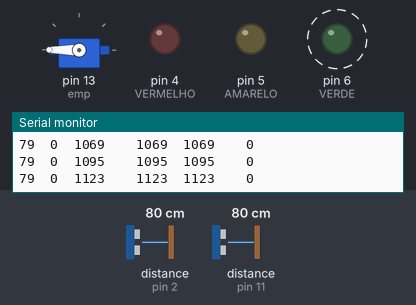
Recording of a sketch running on a simulated Arduino Uno, built with avr-gcc and run on an emulated ATmega328P. On the bench: servo, output pins drawn as LEDs (lit = HIGH), the last lines printed to the serial monitor. Wiring (inferred from the names in the program): ultrasonic range finder: trigger pin 12; echo pin 11. Dashed ring = blinking. Inputs (shaded band) come from the test bench; at power-on: distance to the obstacle (sensors on pin 2, pin 11) 80 cm. The echo pulse lasts 58.3 µs per cm; pins used as bus, display or sensor lines are not drawn.

Above: at 1.2 s.
1.3 s: distance to the obstacle (sensor on pin 2) set to 2 cm
At 6.6 s:
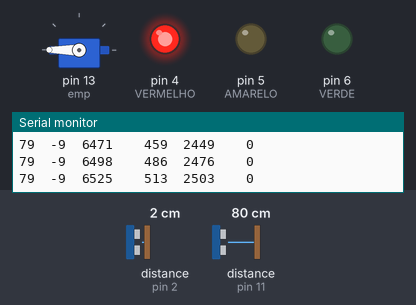
7.6 s: distance to the obstacle (sensor on pin 11) set to 29 cm
17.3 s: distance to the obstacle (sensor on pin 11) set to 25 cm
At 17.6 s:
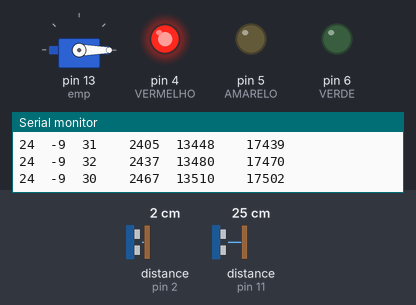
18.8 s: distance to the obstacle (sensor on pin 11) set to 35 cm
At 24.0 s:
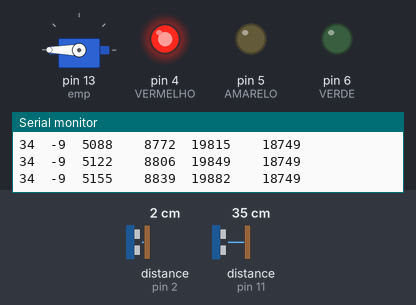
24.3 s: distance to the obstacle (sensor on pin 2) set to 15 cm
34.0 s: distance to the obstacle (sensor on pin 2) set to 19 cm
At 38.0 s:
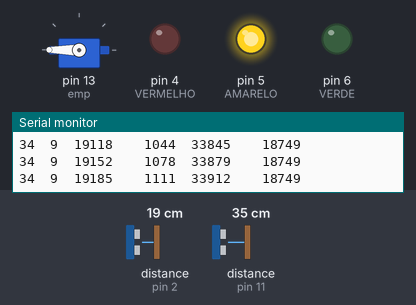
Timing chart, 0 to 39.4 s (numbered marks = the images above; inputs shaded):
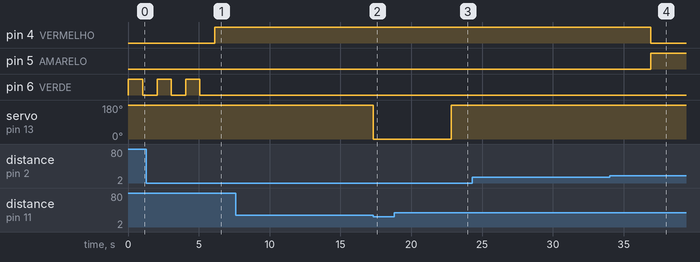

Measured:
- the behaviour switches between 27 and 26 cm on distance to the obstacle (sensor on pin 11) (found by bisection; images 1 and 2)
- the behaviour switches between 17 and 18 cm on distance to the obstacle (sensor on pin 2) (found by bisection; images 3 and 4)
- after the input at 1.3 s, pin 4 (VERMELHO): LOW → HIGH after 4.8 s
- after the input at 17.3 s, servo on pin 13 (emp): 180° → 0° at once
- after the input at 18.8 s, servo on pin 13 (emp): 0° → 180° after 4.0 s
- after the input at 34.0 s, pin 4 (VERMELHO): HIGH → LOW after 2.9 s; pin 5 (AMARELO): LOW → HIGH after 2.9 s
- by itself, pin 6 (VERDE): alternates HIGH for 0.99 s and LOW for 1.0 s, 4 changes in all, then stays LOW

The sketch:

lixeira.ino
```cpp
#include <Servo.h>

Servo emp;


int TRIG1= 12;
int ECHO1= 11;
int pinzinho=500;
int coisinha=2500;
int DURACAO1, DISTANCIA1;


unsigned long millisP, millisL, millisB;

unsigned long currentMillis;


int TRIG2= 3;
int ECHO2= 2;
int DURACAO2, DISTANCIA2;
float FUNDO = 25; // Onde seria o fundo do lixo, determinado pelo valor que DISTANCIA2 retorna quando a lixeira estiver vazia.
float centopor;


int VERDE= 6;
int AMARELO= 5;
int VERMELHO= 4;


void setup(){

	Serial.begin(9600);

	pinMode(TRIG1, OUTPUT);
	pinMode(ECHO1, INPUT);

	emp.attach(13,pinzinho,coisinha); //Servo motor no pino 13
	emp.write(180);

	pinMode(TRIG2, OUTPUT);
	pinMode(ECHO2, INPUT);

	pinMode(VERDE, OUTPUT);
	pinMode(AMARELO, OUTPUT);
	pinMode(VERMELHO, OUTPUT);

	digitalWrite(VERMELHO, LOW);
	digitalWrite(AMARELO, LOW);
	digitalWrite(VERDE, LOW);

	centopor = 0;


  	millisP = millis();
  	millisL = millis();
  	millisB = millis();

}

void portinhola(){

	digitalWrite(TRIG1, HIGH);
	digitalWrite(TRIG1, LOW);
	DURACAO1=pulseIn(ECHO1, HIGH);
	DISTANCIA1=DURACAO1/58.2;

	if (DISTANCIA1 <= 0)
	{								// Se ficar recebendo só 99 ou 98 de Distância,
		DISTANCIA1 = 98;					// significa que tem um problema de
	};								// mal contato com os sensores

	if (DISTANCIA1 >=150)
	{
		DISTANCIA1 = 150;
	};


	if (DISTANCIA1 <= 25)
	{
		emp.write(0); 										// ABRE A LIXEIRA,
		millisP = currentMillis; 							// RESETA O TIMER,

	} else if ( (currentMillis - millisP) >= 4000) 			// ESPERA 4 SEGUNDOS ENQUANTO NÃO TIVER NADA PERTO

	{
		emp.write(180);										// FECHA A LIXEIRA.
	};


}

void lixo(){


	if (DISTANCIA2 >= 331)
	{
		DISTANCIA2 = 101;
	};

	if ( (currentMillis - millisP) >= 6000)
	{

  		if ( (currentMillis - millisL) > 3000)
		{

			digitalWrite(TRIG2, HIGH);
	    	digitalWrite(TRIG2, LOW);
	    	DURACAO2=pulseIn(ECHO2, HIGH);
	    	DISTANCIA2=DURACAO2/58.2;

	    	DISTANCIA2 -= 10; // offset em cm pra determinar a altura onde seria o 100%. Quando maior o valor, menor a altura.


			// Faz uma porcentagem usando DISTANCIA2 e FUNDO, e inverte,
			//Assim, quanto mais perto do sensor, maior a porcentagem
			centopor = 100 - constrain( ((DISTANCIA2 * 100) / FUNDO), 0, 100);


			// PLACEHOLDER ATÉ O APLICATIVO FICAR PRONTO
			// 		V V V V V


			if (centopor < 70)
			{
				for (int loop = 0; loop<=10; loop++) { Serial.println(); };

				Serial.print("lixeira: ");
				Serial.print(int(centopor));
				Serial.println("% cheia");

			} else
			{
				for (int loop = 0; loop<=10; loop++) { Serial.println(); };

				Serial.print("!!!ALERTA!!!");
				Serial.print("\t");
				Serial.println("!!!LIXEIRA CHEIA!!!");

				Serial.print("lixeira: ");
				Serial.print(int(centopor));
				Serial.println("% cheia");

			};

			// 		^ ^ ^ ^ ^

			millisL = currentMillis;
		};
  	};
}

void leds(){

	// Ascende um led conforme a porcentagem
	if (centopor >= 70)
	{
    	digitalWrite(VERMELHO, HIGH);
    	digitalWrite(AMARELO, LOW);
    	digitalWrite(VERDE, LOW);

	} else if (centopor >= 50)
	{
    	digitalWrite(VERDE, LOW);
    	digitalWrite(AMARELO, HIGH);
	  	digitalWrite(VERMELHO, LOW);

	} else if (centopor >= 25)
	{
		digitalWrite(VERMELHO, LOW);
		digitalWrite(AMARELO, LOW);
		digitalWrite(VERDE, HIGH);

	} else
	{
		if ((currentMillis - millisB) < 1000)
		{
			digitalWrite(VERDE, HIGH);
			digitalWrite(AMARELO, LOW);
			digitalWrite(VERMELHO, LOW);

		} else
		{
			digitalWrite(VERDE, LOW);
			digitalWrite(AMARELO, LOW);
			digitalWrite(VERMELHO, LOW);

			if ((currentMillis - millisB) >= 2000)
			{
				millisB = currentMillis;
			};

		};

	};
}
void loop(){

	if ( ((currentMillis - millisP) <= 3500) || ((currentMillis - millisP) >= 4010) )
	{
		portinhola();
	};

	lixo();
	leds();

	currentMillis = millis();


	////	IMPRIME VALORES DOS SENSORES E DOS MILLIS
	////	PARA DEBUGGING;
	Serial.print(DISTANCIA1);
	Serial.print("\t");

	Serial.print(DISTANCIA2);
	Serial.print("\t");

	Serial.print(currentMillis - millisP);
	Serial.print("\t"); Serial.print("\t");

	Serial.print(currentMillis - millisL);
	Serial.print("\t");

	Serial.print(currentMillis - millisB);
	Serial.print("\t"); Serial.print("\t");

	Serial.print(millisP);
	Serial.println("\t");


}

/*
LISTA DE MATERIAIS
	1 Placa arduino Uno
	1 protoboard
	1 resistor 220k
	3 LEDS (vermelho, amarelo, verde)
	1 servo motor
    	2 sensores ultrassônicos
	MUITOS fios M/M e M/F

 https://www.tinkercad.com/things/cAw111DSdID-copy-of-servo-sensor?sharecode=UfS2Lg_vMGxeFG_a3wN8-ee-x2lvnyFrpN6J4yVhzo4
*/
```
